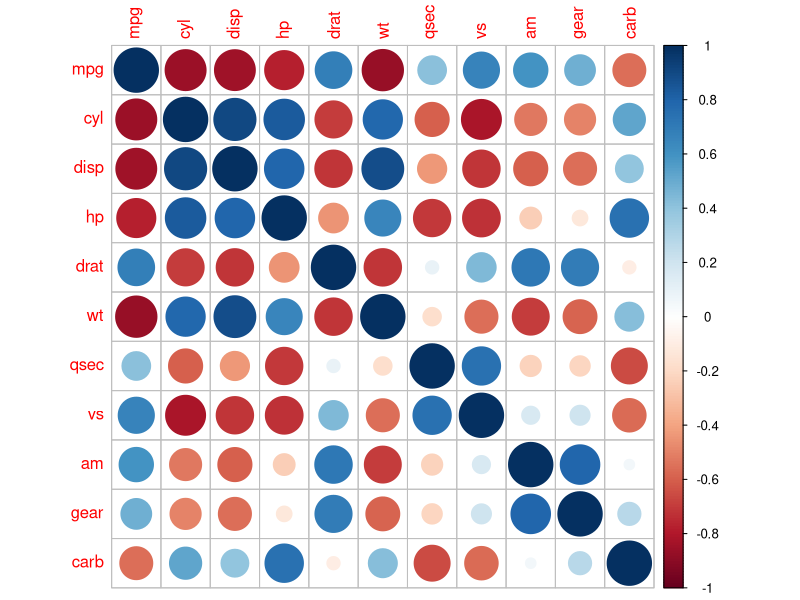
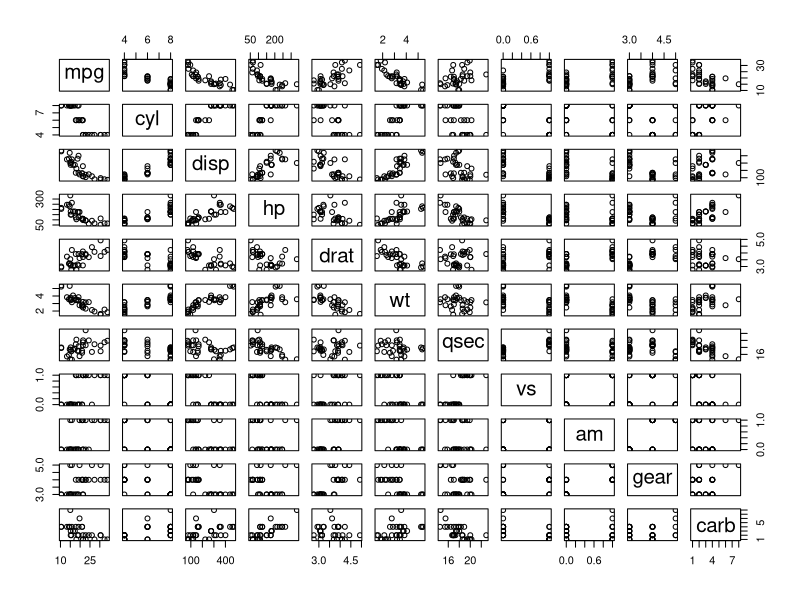

Generate these figures, in order, with R:
if (!require("corrplot")) {
  install.packages("corrplot")
  library(corrplot)
}
# se calculan los coeficientes de correlacion
res <-cor(mtcars)
# luego se grafican; 
corrplot(res)
# por ejemplo las variables {cyl:cilindraje, disp:displacement, 
#    hp:horsepower,wt:weight} parecen tener una correlacion alta 
#    con la variable {mpg:miles-per-galoon}, pese a ser negativa 
#    (incremtnos de estas variables dan como resultado menor 
#    numero de millas por galon)

# otra forma de ver las graficas es mediante:
pairs(mtcars)

# luego de explorar la correlacion, un tipo de modelo comunmente usado es la regresion lineal
model1 <- lm(formula = mpg ~., data=mtcars)
summary(model1)
